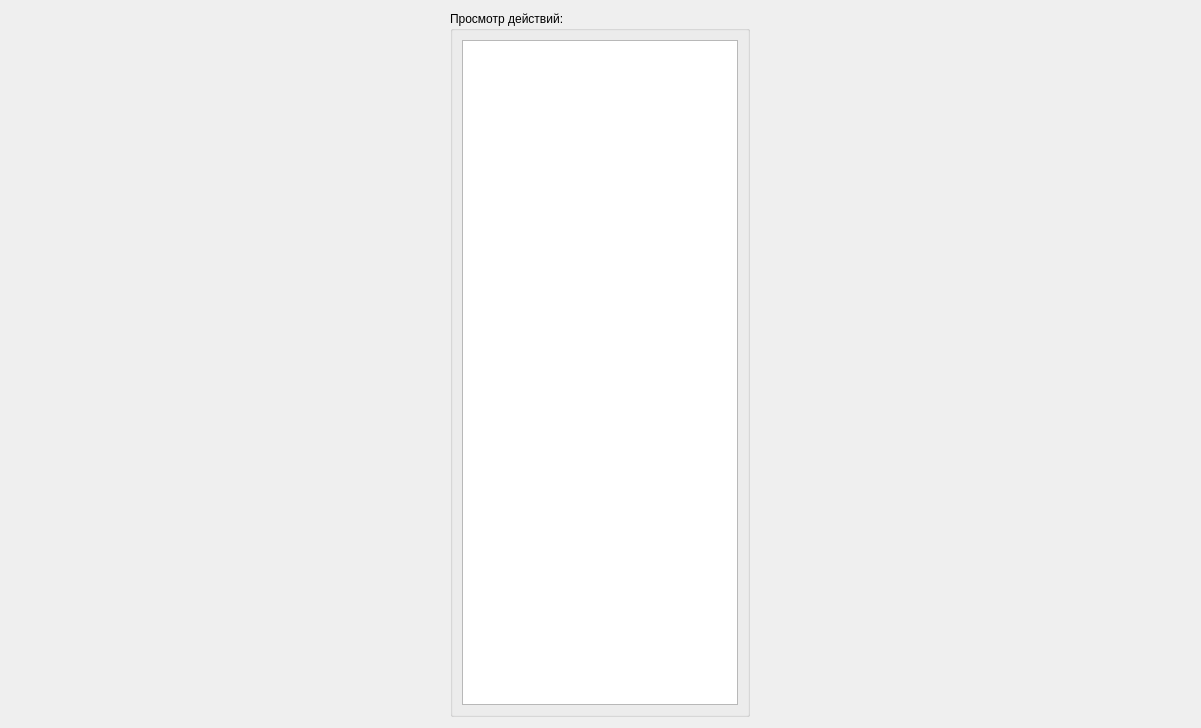
<?xml version="1.0" encoding="UTF-8"?>
<ui version="4.0">
 <class>Form_1_2</class>
 <widget class="QWidget" name="Form_1_2">
  <property name="geometry">
   <rect>
    <x>0</x>
    <y>0</y>
    <width>1201</width>
    <height>728</height>
   </rect>
  </property>
  <property name="windowTitle">
   <string>Form</string>
  </property>
  <layout class="QHBoxLayout" name="horizontalLayout_3">
   <item>
    <widget class="QGroupBox" name="groupBox_2">
     <property name="minimumSize">
      <size>
       <width>300</width>
       <height>0</height>
      </size>
     </property>
     <property name="maximumSize">
      <size>
       <width>300</width>
       <height>16777215</height>
      </size>
     </property>
     <property name="title">
      <string>Просмотр действий:</string>
     </property>
     <layout class="QVBoxLayout" name="verticalLayout">
      <item>
       <widget class="QListView" name="listView"/>
      </item>
     </layout>
    </widget>
   </item>
   <item>
    <layout class="QHBoxLayout" name="horizontalLayout"/>
   </item>
  </layout>
 </widget>
 <resources/>
 <connections/>
</ui>
